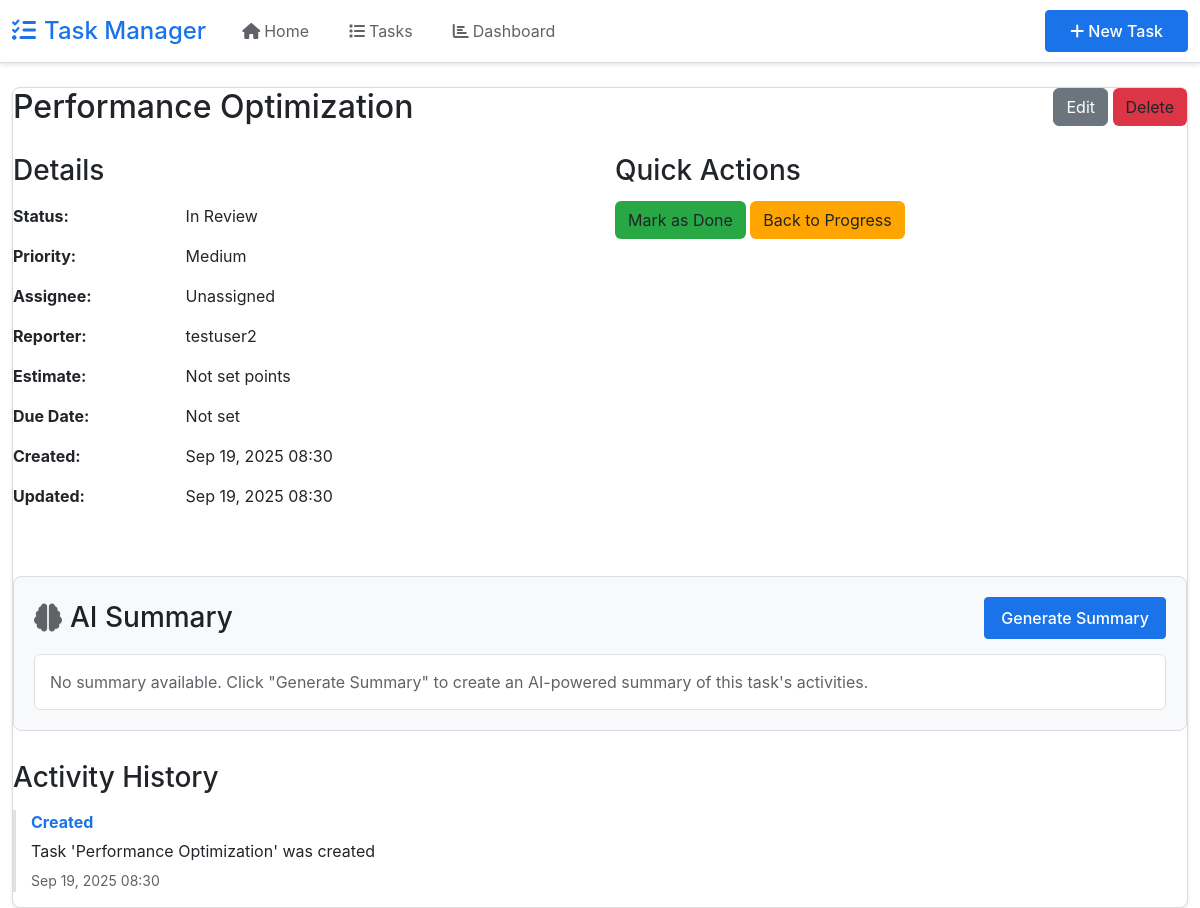
/tasks/13/, run on the app's committed database.
### tasks/models.py (models this page shows, shortened)
class Task(models.Model):
    STATUS_CHOICES = [
        ("todo", "To Do"),
        ("in_progress", "In Progress"),
        ("in_review", "In Review"),
        ("done", "Done"),
        ("blocked", "Blocked"),
    ]
    PRIORITY_CHOICES = [
        ("low", "Low"),
        ("medium", "Medium"),
        ("high", "High"),
        ("critical", "Critical"),
    ]
    title = models.CharField(max_length=200)
    description = models.TextField(blank=True)
    status = models.CharField(max_length=20, choices=STATUS_CHOICES, default="todo")
    priority = models.CharField(
        max_length=20, choices=PRIORITY_CHOICES, default="medium"
    )
    estimate = models.PositiveIntegerField(
        null=True, blank=True, help_text="Story points"
    )
    assignee = models.ForeignKey(
        User,
        on_delete=models.SET_NULL,
        null=True,
        blank=True,
        related_name="assigned_tasks",
    )
    reporter = models.ForeignKey(
        User, on_delete=models.CASCADE, related_name="reported_tasks"
    )
    created_at = models.DateTimeField(auto_now_add=True)
    updated_at = models.DateTimeField(auto_now=True)
    due_date = models.DateTimeField(null=True, blank=True)
    class Meta:
        ordering = ["-created_at"]

class TaskActivity(models.Model):
    ACTIVITY_TYPES = [
        ("created", "Created"),
        ("field_change", "Field Changed"),
        ("comment", "Comment Added"),
        ("deleted", "Deleted"),
    ]
    task = models.ForeignKey(Task, on_delete=models.CASCADE, related_name="activities")
    activity_type = models.CharField(max_length=20, choices=ACTIVITY_TYPES)
    description = models.TextField()
    user = models.ForeignKey(User, on_delete=models.SET_NULL, null=True, blank=True)
    timestamp = models.DateTimeField(auto_now_add=True)
    class Meta:
        ordering = ["-timestamp"]

### tasks/views.py (the view)
# urls.py: path("<int:pk>/", views.task_detail, name="task-detail"),
def task_detail(request, pk):
    task = get_object_or_404(Task.objects.prefetch_related("activities"), pk=pk)
    return render(request, "tasks/task_detail.html", {"task": task})

### templates/tasks/task_detail.html (shortened to what this page needs)
{% extends 'base.html' %}
{% block content %}
<div class="card">
    <div style="display: flex; justify-content: space-between; align-items: start; margin-bottom: 20px;">
        <h2>{{ task.title }}</h2>
        <div>
            <a href="{% url 'tasks:task-update' task.pk %}" class="btn btn-secondary">Edit</a>
            <a href="{% url 'tasks:task-delete' task.pk %}" class="btn" style="background: #dc3545;">Delete</a>
        </div>
    </div>
    <div style="display: grid; grid-template-columns: 1fr 1fr; gap: 30px; margin-bottom: 30px;">
        <div>
            <h3>Details</h3>
            <table style="width: 100%; border-collapse: collapse;">
                <tr><td style="padding: 8px 0; font-weight: bold; width: 30%;">Status:</td><td>{{ task.get_status_display }}</td></tr>
                <tr><td style="padding: 8px 0; font-weight: bold;">Priority:</td><td>{{ task.get_priority_display }}</td></tr>
                <tr><td style="padding: 8px 0; font-weight: bold;">Assignee:</td><td>{% if task.assignee %}{{ task.assignee.get_full_name|default:task.assignee.username }}{% else %}Unassigned{% endif %}</td></tr>
                <tr><td style="padding: 8px 0; font-weight: bold;">Reporter:</td><td>{{ task.reporter.get_full_name|default:task.reporter.username }}</td></tr>
                <tr><td style="padding: 8px 0; font-weight: bold;">Estimate:</td><td>{{ task.estimate|default:"Not set" }} points</td></tr>
                <tr><td style="padding: 8px 0; font-weight: bold;">Due Date:</td><td>{{ task.due_date|date:"M d, Y"|default:"Not set" }}</td></tr>
                <tr><td style="padding: 8px 0; font-weight: bold;">Created:</td><td>{{ task.created_at|date:"M d, Y H:i" }}</td></tr>
                <tr><td style="padding: 8px 0; font-weight: bold;">Updated:</td><td>{{ task.updated_at|date:"M d, Y H:i" }}</td></tr>
            </table>
        </div>
        <div>
            <h3>Quick Actions</h3>
            <form method="post" action="{% url 'tasks:task-quick-update' task.pk %}">
                {% if task.status == 'todo' %}
                    <button type="submit" name="status" value="in_progress" class="btn" style="background: #ffa500; margin: 5px 0;">Start Progress</button>
                {% elif task.status == 'in_review' %}
                    <button type="submit" name="status" value="done" class="btn" style="background: #28a745; margin: 5px 0;">Mark as Done</button>
                    <button type="submit" name="status" value="in_progress" class="btn" style="background: #ffa500; margin: 5px 0;">Back to Progress</button>
                {% elif task.status == 'blocked' %}
                    <button type="submit" name="status" value="in_progress" class="btn" style="background: #ffa500; margin: 5px 0;">Unblock</button>
                {% elif task.status == 'done' %}
                    <button type="submit" name="status" value="todo" class="btn btn-secondary" style="margin: 5px 0;">Reopen</button>
                {% endif %}
            </form>
        </div>
    </div>
    <div class="summary-section" style="margin: 30px 0; padding: 20px; background: #f8f9fa; border: 1px solid #dadce0; border-radius: 8px;">
        <div style="display: flex; justify-content: space-between; align-items: center; margin-bottom: 15px;">
            <h3 style="margin: 0; color: #202124; display: flex; align-items: center;">
                <i class="fas fa-brain" style="margin-right: 8px; color: #5f6368;"></i>
                AI Summary
            </h3>
            <div>
                <button id="generate-summary-btn" class="btn summary-btn-primary" style="background: #1a73e8; color: white; border: 1px solid #1a73e8; padding: 8px 16px; border-radius: 4px; cursor: pointer; transition: all 0.3s; font-weight: 500;">
                    <span id="btn-text">Generate Summary</span>
                </button>
            </div>
        </div>
        <div id="summary-content" style="background: white; padding: 15px; border-radius: 6px; border: 1px solid #e0e0e0;">
            <p id="summary-text" style="color: #5f6368; margin: 0; line-height: 1.5;">
                No summary available. Click "Generate Summary" to create an AI-powered summary of this task's activities.
            </p>
        </div>
    </div>
    <div>
        <h3>Activity History</h3>
        {% for activity in task.activities.all %}
        <div style="border-left: 3px solid #e0e0e0; padding-left: 15px; margin: 15px 0;">
            <div style="font-weight: bold; color: #1a73e8;">{{ activity.get_activity_type_display }}</div>
            <div style="margin: 5px 0;">{{ activity.description }}</div>
            <small style="color: #5f6368;">{{ activity.timestamp|date:"M d, Y H:i" }}{% if activity.user %} by {{ activity.user.username }}{% endif %}</small>
        </div>
        {% empty %}
        <p style="color: #5f6368;">No activity yet.</p>
        {% endfor %}
    </div>
</div>
{% endblock %}

### templates/base.html (style rules this page uses)
:root { --google-blue: #1a73e8; --google-blue-hover: #1557b0; --google-gray: #5f6368; --google-light-gray: #f8f9fa; --google-border: #dadce0; }
body { font-family: 'Google Sans', -apple-system, BlinkMacSystemFont, 'Segoe UI', Roboto, sans-serif; background-color: #ffffff; color: #202124; }
.card { border: 1px solid var(--google-border); border-radius: 8px; box-shadow: 0 1px 3px rgba(0,0,0,0.1); transition: box-shadow 0.2s ease; }

### templates/tasks/task_detail.html (style rules this page uses)
.summary-section { transition: all 0.3s ease; }
#summary-content { transition: all 0.3s ease; }
#summary-text { transition: color 0.3s ease; }

### data on the page
Task: title "Performance Optimization", status "In Review", priority "Medium", reporter.get_full_name "testuser2", estimate "Not set", due_date "Not set", created_at "Sep 19, 2025 08:30", updated_at "Sep 19, 2025 08:30"
TaskActivity: activity_type "Created", description "Task 'Performance Optimization' was created", timestamp "Sep 19, 2025 08:30"
